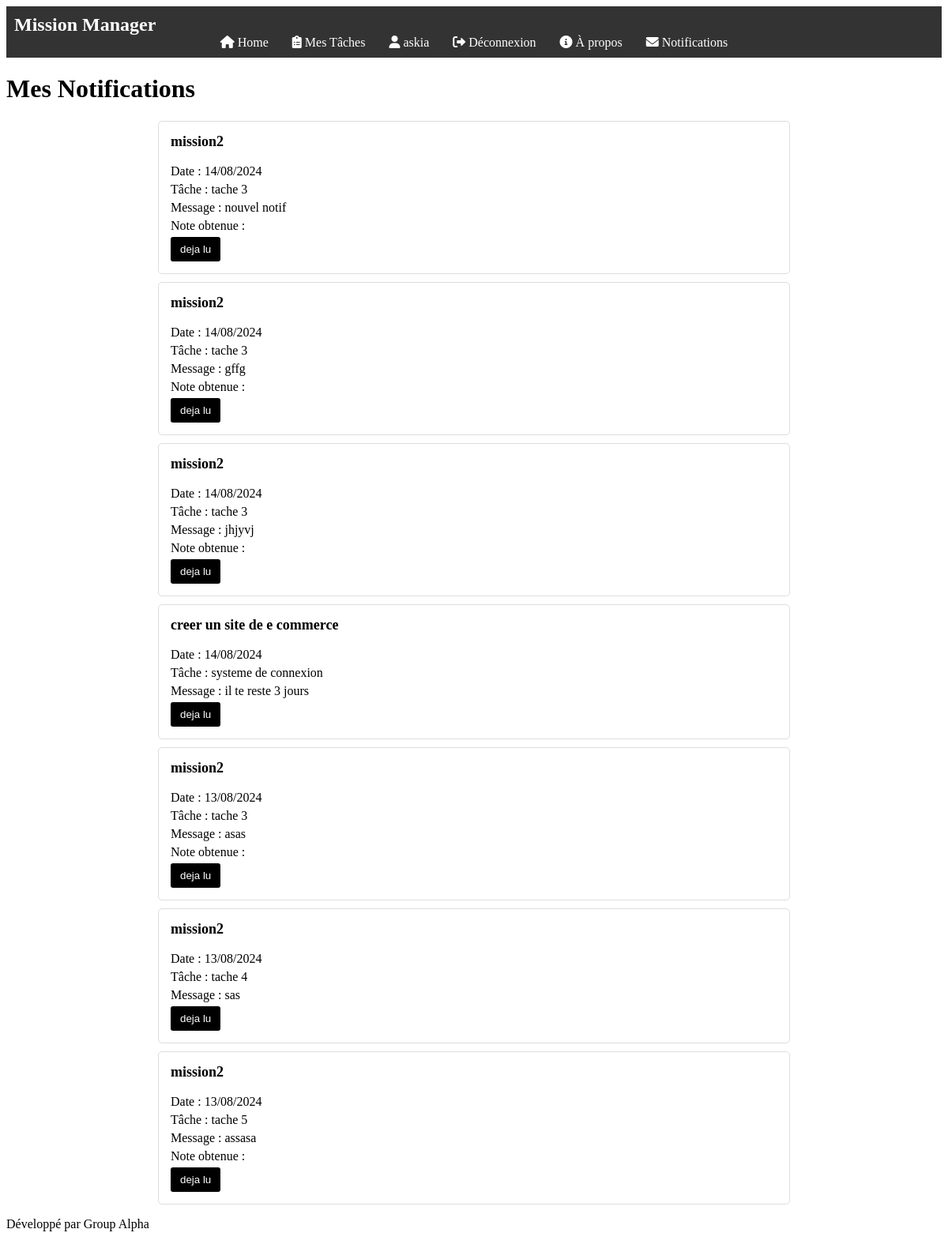
Page /notifications/ (signed in) on the committed database.
### Authentification/models.py (models this page shows, shortened)
class Utilisateur(AbstractUser):
    nom=models.CharField(max_length=20)
    prenom=models.CharField(max_length=20)
    fonction=models.CharField(max_length=150)
    telephone=models.IntegerField()
    email=models.EmailField(unique=True)
    is_admin = models.BooleanField(default=False)  # Champ pour indiquer si l'utilisateur est un administrateur
    num_mail=models.IntegerField(default=0)
    USERNAME_FIELD = 'email'
    REQUIRED_FIELDS = ['telephone', 'nom', 'prenom']

class Notification(models.Model):
    admin = models.ForeignKey(Utilisateur, related_name='notifications_creees', on_delete=models.CASCADE, limit_choices_to={'is_admin': True})
    est_lu=models.BooleanField(default=False)
    date_creation = models.DateField(auto_now_add=True)
    utilisateur = models.ForeignKey(Utilisateur, related_name='notifications_recues', on_delete=models.CASCADE)
    messages = models.TextField()
    tache = models.ForeignKey(Tache, on_delete=models.CASCADE)

class Tache(models.Model):
    ETAT_CHOICES = [
        (1, 'En attente'),
        (2, 'En cours'),
        (3, 'Terminé'),
    ]
    titre = models.CharField(max_length=255)
    description = models.TextField()
    dateCreation = models.DateField()
    dateEcheance = models.DateField()
    dateFin = models.DateField(null=True, blank=True)  # Champ dateFin optionnel
    mission = models.ForeignKey(Mission, related_name='taches', on_delete=models.CASCADE)
    utilisateur = models.ForeignKey(Utilisateur, related_name='taches', on_delete=models.SET_NULL, null=True)
    pdf = models.FileField(upload_to='pdfs/', null=True, blank=True)  # Champ PDF
    etat = models.IntegerField(choices=ETAT_CHOICES, default=1)  # Champ état avec valeurs 1, 2, 3

class Mission(models.Model):
    titre = models.CharField(max_length=255)
    dateDebut = models.DateField()
    datefin = models.DateField()
    description = models.TextField()

### planificationMission/views.py (the view, shortened to what this page needs)
# urls.py: path('notifications/', views.notifications_view, name='notifications'),
def notifications_view(request):
    if request.user.is_authenticated:
        notifications = Notification.objects.filter(utilisateur=request.user).select_related('tache__mission').order_by('-date_creation')
    else:
        notifications = []
    return render(request, 'notification.html', {
        'notifications': notifications,
    })

### planificationMission/context_processors.py (called while the page is built)
def notifications_non_lues_processor(request):
    if request.user.is_authenticated:
        notifications_non_lues_count = Notification.objects.filter(
            utilisateur=request.user,
            est_lu=False
        ).count()
    else:
        notifications_non_lues_count = 0
    return {
        'notifications_non_lues_count': notifications_non_lues_count
    }

### planificationMission/templates/notification.html (shortened to what this page needs)
<!DOCTYPE html>
<html lang="en">
<head>
     <link rel="stylesheet" href="https://cdnjs.cloudflare.com/ajax/libs/font-awesome/6.0.0-beta3/css/all.min.css">
    <link rel="stylesheet" href="##">
</head>
<body>
   <header>
        <div1 class="logo">Mission Manager</div1>
        <nav1>
            <ul1>
                <li1><a href="{% url 'Authentification:home' %}"><i class="fas fa-home"></i> Home</a></li1>
                <li1><a href="{% url 'planificationMission:utilisateur_missions' %}"><i class="fas fa-clipboard-list"></i> Mes Tâches</a></li1>
                <li1><a href="#"><i class="fas fa-user"></i> {{user.nom}}</a></li1>
                <li1><a href="{% url 'Authentification:logout' %}"><i class="fas fa-sign-out-alt"></i> Déconnexion</a></li1>
                <li1><a href="{% url 'Authentification:A_propos' %}"><i class="fas fa-info-circle"></i> À propos</a></li1>
                <li1>
                             <div2 class="notification-icon">
                                <a href="{% url 'planificationMission:notifications' %}">
                                        <i class="fas fa-envelope"></i> Notifications
                                                     </a>
    </div2>
</li1>
            </ul1>
        </nav1>
    </header>
        <h1>Mes Notifications</h1>
    <main>
        <div class="notifications-container">
            {% if notifications.exists %}
                <ul class="notification-list">
                    {% for notification in notifications %}
                        <li class="notification-item {% if not notification.est_lu %}non-lue{% endif %}">
                            <h3>{{ notification.tache.mission.titre }}</h3>
                            <p>Date : {{ notification.date_creation|date:"d/m/Y" }}</p>
                            <p>Tâche : {{ notification.tache.titre }}</p>
                            <p>Message : {{ notification.messages }}</p>
                            {% if notification.tache.dateFin %}
                                <p>Note obtenue : {{ notification.tache.evaluations.first.note }}</p>
                            {% endif %}
                            {% if not notification.est_lu %}
                            <form method="POST" action="">
                                {% csrf_token %}
                                <input type="hidden" name="notification_id" value="{{ notification.id }}">
                                <button type="submit">Vue</button>
                            </form>
                            {% else %}
                            <button  style="background-color: black">deja lu</button>
                            {% endif %}
                        </li>
                    {% endfor %}
                </ul>
            {% else %}
                <p>Vous n'avez aucune notification.</p>
            {% endif %}
        </div>
    </main>
    <footer>
        <p>Développé par Group Alpha</p>
    </footer>
</body>
</html>

### planificationMission/templates/notification.html (style rules this page uses)
.notifications-container { max-width: 800px; margin: 0 auto; }
.notification-list { list-style-type: none; padding: 0; }
.notification-item { padding: 15px; margin-bottom: 10px; border: 1px solid #ddd; border-radius: 5px; }
.notification-item h3 { margin-top: 0; font-size: 18px; }
.notification-item p { margin: 5px 0; }
.notification-item button { background-color: #007bff; color: white; padding: 8px 12px; border: none; border-radius: 3px; cursor: pointer; }
.notification-icon { position: relative; display: inline-block; }
.notification-icon a { text-decoration: none; color: white; font-size: 16px; }
header { background-color: #333; padding: 10px; position: relative; }
.logo { color: white; font-size: 24px; font-weight: bold; }
nav1 ul1 { list-style-type: none; padding: 0; margin: 0; display: flex; justify-content: center; flex-wrap: wrap; }
nav1 ul1 li1 { margin: 0 15px; }
nav1 ul1 li1 a { text-decoration: none; color: white; font-size: 16px; }

### rows in the picture
Utilisateur: nom "askia"
Notification: tache.mission.titre "mission2", date_creation "14/08/2024", tache.titre "tache 3", messages "nouvel notif", est_lu "deja lu"
Notification: tache.mission.titre "mission2", date_creation "14/08/2024", tache.titre "tache 3", messages "gffg", est_lu "deja lu"
Notification: tache.mission.titre "mission2", date_creation "14/08/2024", tache.titre "tache 3", messages "jhjyvj", est_lu "deja lu"
Notification: tache.mission.titre "creer un site de e commerce", date_creation "14/08/2024", tache.titre "systeme de connexion", messages "il te reste 3 jours", est_lu "deja lu"
Notification: tache.mission.titre "mission2", date_creation "13/08/2024", tache.titre "tache 3", messages "asas", est_lu "deja lu"
Notification: tache.mission.titre "mission2", date_creation "13/08/2024", tache.titre "tache 4", messages "sas", est_lu "deja lu"
Notification: tache.mission.titre "mission2", date_creation "13/08/2024", tache.titre "tache 5", messages "assasa", est_lu "deja lu"
